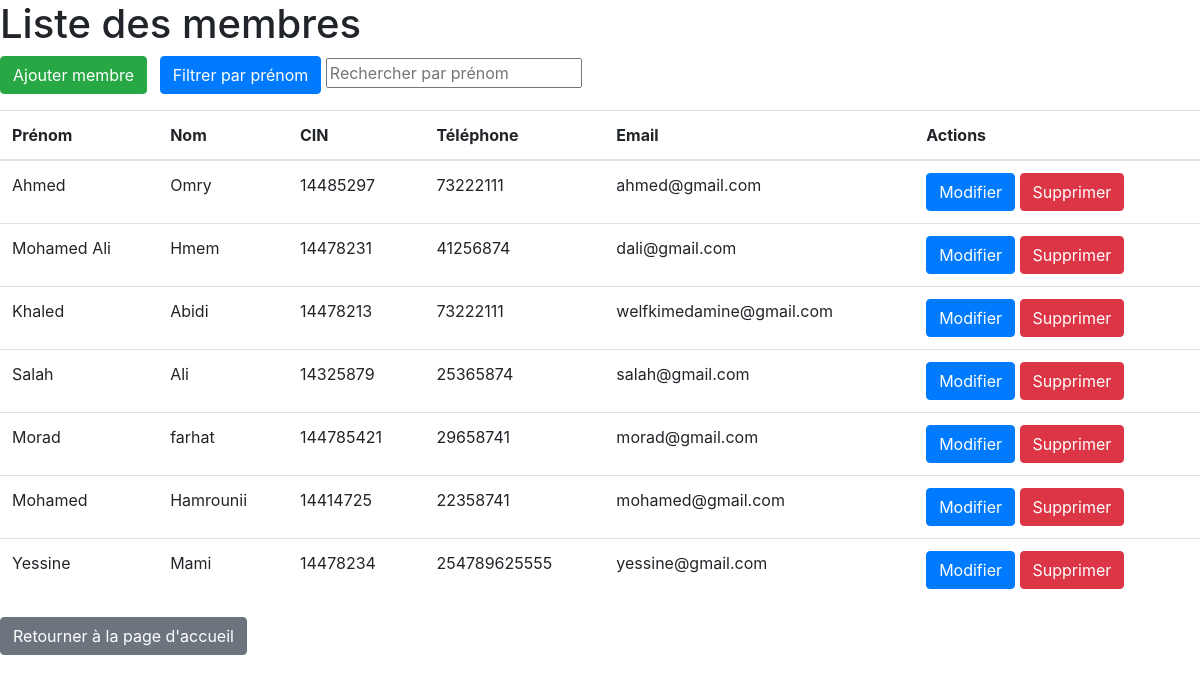
The page /mysite/etudiants/ on the database its author committed.
### mysite/models.py (models this page shows, shortened)
class Etudiant(models.Model):
    nom = models.CharField(max_length=100)
    prenom = models.CharField(max_length=100)
    cin=models.IntegerField()
    tel=models.IntegerField()
    email = models.CharField(max_length=100)

### mysite/views.py (the view)
# urls.py: path('etudiants/', views.liste_etudiants, name='liste_etudiants'),
def liste_etudiants(request):
    etudiants = Etudiant.objects.all()
    context = {'etudiants': etudiants}
    return render(request, 'etudiants.html', context)

### mysite/templates/etudiants.html (shortened to what this page needs)
<!DOCTYPE html>
<html lang="en">
<head>
    <link rel="stylesheet" href="https://stackpath.bootstrapcdn.com/bootstrap/4.3.1/css/bootstrap.min.css">
</head>
<body>
    <h1>Liste des membres</h1>
    <div class="mb-3">
        <a class="btn btn-success" href="{% url 'ajouter_etudiant' %}">Ajouter membre</a>
        <button id="filterBtn" class="btn btn-primary ml-2">Filtrer par prénom</button>
        <input type="text" id="searchInput" class="frow g-3" placeholder="Rechercher par prénom">
    </div>
    <table class="table" id="etudiantsTable">
        <thead>
            <tr>
                <th>Prénom</th>
                <th>Nom</th>
                <th>CIN</th>
                <th>Téléphone</th>
                <th>Email</th>
                <th>Actions</th>
            </tr>
        </thead>
        <tbody>
            {% for etudiant in etudiants %}
                <tr>
                    <td>{{ etudiant.prenom }}</td>
                    <td>{{ etudiant.nom }}</td>
                    <td>{{ etudiant.cin }}</td>
                    <td>{{ etudiant.tel }}</td>
                    <td>{{ etudiant.email }}</td>
                    <td>
                        <a class="btn btn-primary" href="{% url 'modifier_etudiant' etudiant.id %}">Modifier</a>
                        <form method="post" action="{% url 'supprimer_etudiant' etudiant.id %}" style="display: inline;">
                            <button type="submit" class="btn btn-danger">Supprimer</button>
                        </form>
                    </td>
                </tr>
            {% endfor %}
        </tbody>
    </table>
    <a class="btn btn-secondary" href="{% url 'home' %}">Retourner à la page d'accueil</a>
</body>
</html>

### rows shown on the page
Etudiant: prenom "Ahmed", nom "Omry", cin "14485297", tel "73222111", email "ahmed@gmail.com"
Etudiant: prenom "Mohamed Ali", nom "Hmem", cin "14478231", tel "41256874", email "dali@gmail.com"
Etudiant: prenom "Khaled", nom "Abidi", cin "14478213", tel "73222111", email "welfkimedamine@gmail.com"
Etudiant: prenom "Salah", nom "Ali", cin "14325879", tel "25365874", email "salah@gmail.com"
Etudiant: prenom "Morad", nom "farhat", cin "144785421", tel "29658741", email "morad@gmail.com"
Etudiant: prenom "Mohamed", nom "Hamrounii", cin "14414725", tel "22358741", email "mohamed@gmail.com"
Etudiant: prenom "Yessine", nom "Mami", cin "14478234", tel "254789625555", email "yessine@gmail.com"
